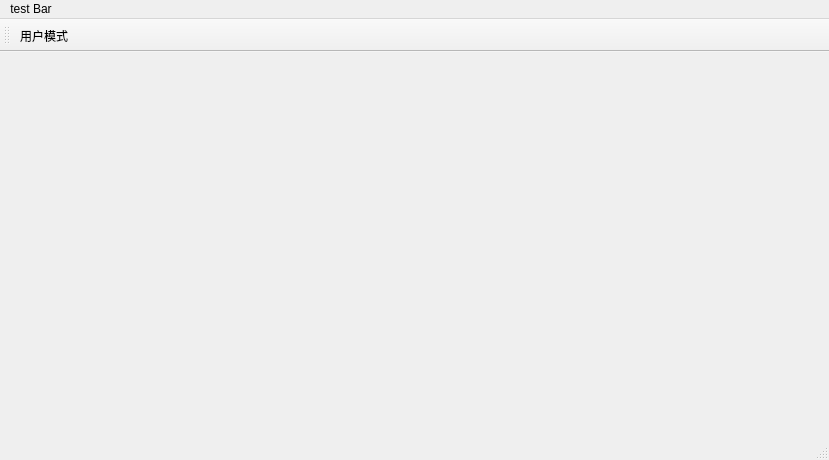
<?xml version="1.0" encoding="UTF-8"?>
<ui version="4.0">
 <class>MainWindow</class>
 <widget class="QMainWindow" name="MainWindow">
  <property name="geometry">
   <rect>
    <x>0</x>
    <y>0</y>
    <width>829</width>
    <height>460</height>
   </rect>
  </property>
  <property name="windowTitle">
   <string>JJUV</string>
  </property>
  <property name="windowIcon">
   <iconset resource="textures.qrc">
    <normaloff>:/images/side1.png</normaloff>:/images/side1.png</iconset>
  </property>
  <widget class="QWidget" name="centralWidget"/>
  <widget class="QMenuBar" name="menuBar">
   <property name="geometry">
    <rect>
     <x>0</x>
     <y>0</y>
     <width>829</width>
     <height>22</height>
    </rect>
   </property>
   <widget class="QMenu" name="menutest_Bar">
    <property name="title">
     <string>test Bar</string>
    </property>
    <addaction name="actiontest_bar_son"/>
    <addaction name="actionshow_dock1"/>
   </widget>
   <addaction name="menutest_Bar"/>
  </widget>
  <widget class="QToolBar" name="mainToolBar">
   <property name="mouseTracking">
    <bool>false</bool>
   </property>
   <property name="toolTipDuration">
    <number>-1</number>
   </property>
   <property name="autoFillBackground">
    <bool>false</bool>
   </property>
   <property name="toolButtonStyle">
    <enum>Qt::ToolButtonTextUnderIcon</enum>
   </property>
   <property name="floatable">
    <bool>true</bool>
   </property>
   <attribute name="toolBarArea">
    <enum>TopToolBarArea</enum>
   </attribute>
   <attribute name="toolBarBreak">
    <bool>false</bool>
   </attribute>
   <addaction name="actiontest"/>
  </widget>
  <widget class="QStatusBar" name="statusBar"/>
  <action name="actiontest">
   <property name="checkable">
    <bool>true</bool>
   </property>
   <property name="checked">
    <bool>false</bool>
   </property>
   <property name="icon">
    <iconset resource="textures.qrc">
     <normaloff>:/images/side1.png</normaloff>:/images/side1.png</iconset>
   </property>
   <property name="text">
    <string>用户模式</string>
   </property>
   <property name="toolTip">
    <string>模式选择</string>
   </property>
  </action>
  <action name="actiontest_bar_son">
   <property name="checkable">
    <bool>true</bool>
   </property>
   <property name="text">
    <string>test bar son</string>
   </property>
  </action>
  <action name="actionshow_dock1">
   <property name="checkable">
    <bool>true</bool>
   </property>
   <property name="checked">
    <bool>false</bool>
   </property>
   <property name="text">
    <string>show dock1</string>
   </property>
  </action>
 </widget>
 <layoutdefault spacing="6" margin="11"/>
 <resources>
  <include location="textures.qrc"/>
 </resources>
 <connections/>
</ui>
